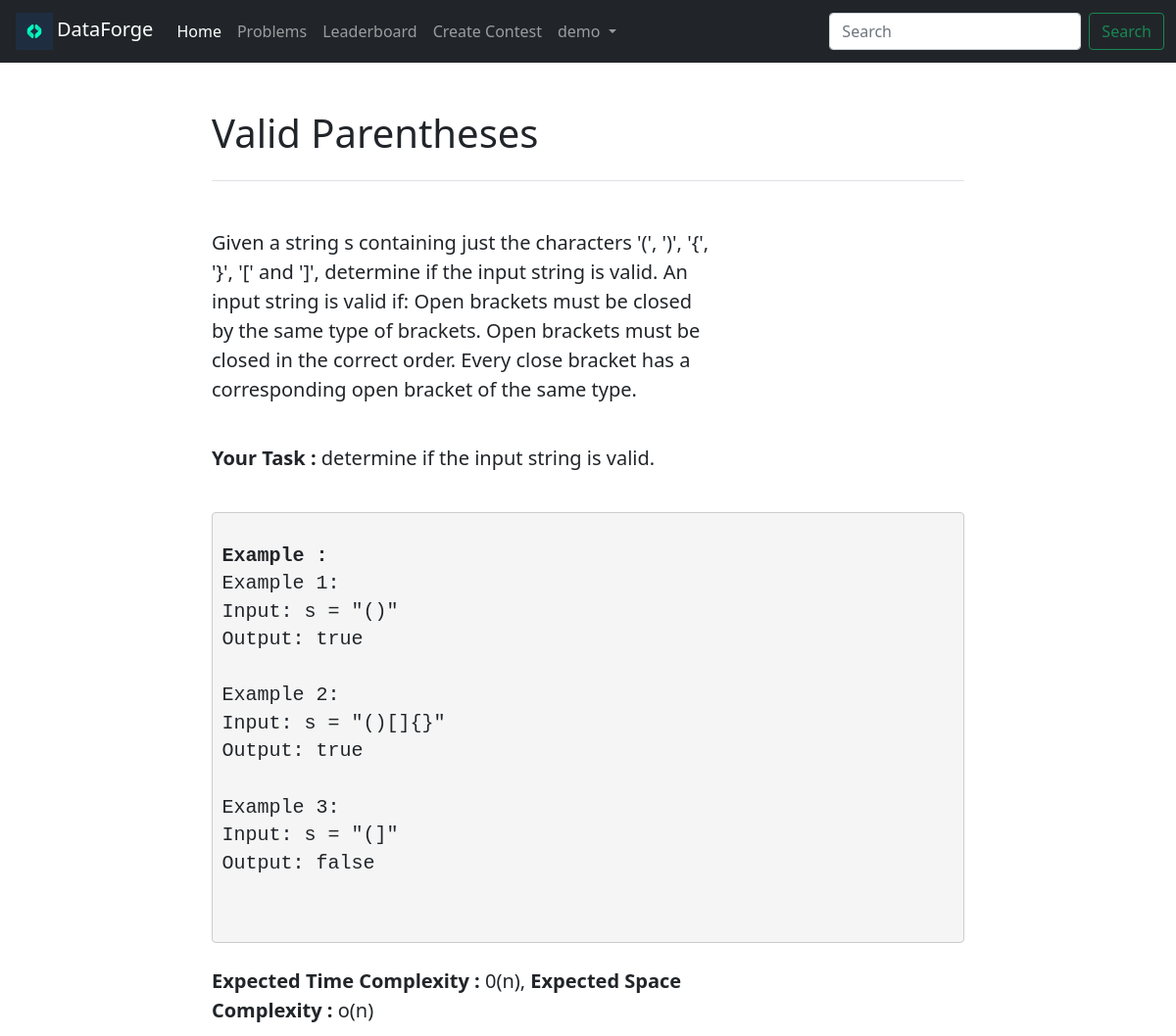
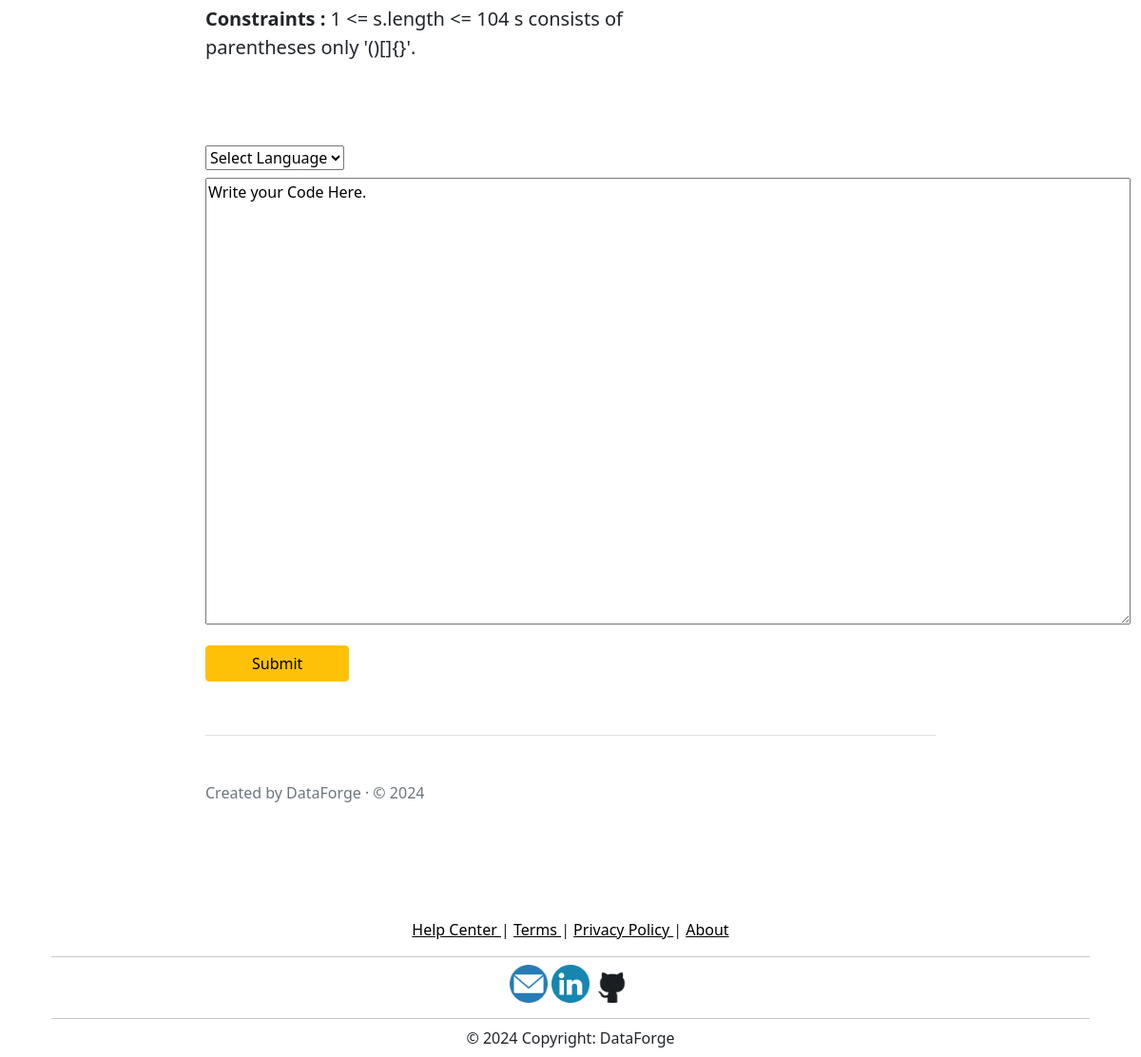
The app's page /problem_desc/demo/8 with its own data (2 pictures, top to bottom).
### Home/models.py (models this page shows, shortened)
class User(models.Model):
    username = models.CharField(primary_key=True,max_length=122)
    name = models.CharField(max_length=122)
    email = models.CharField(unique=True,max_length=122)
    password = models.CharField(max_length=32)
    problems_solved = models.IntegerField(default=0)

class Problem(models.Model):
    id = models.IntegerField(primary_key=True)
    name = models.CharField(max_length=122)
    type = models.CharField(max_length=50)
    difficuilty = models.CharField(max_length=10)
    statement = models.TextField()
    task = models.TextField(null=True)
    time_complexity = models.CharField(max_length=50,null=True)
    space_complexity = models.CharField(max_length=50,null=True)
    constraints = models.CharField(max_length=122,null=True)
    example = models.TextField(null=True)

### Home/views.py (the view)
# urls.py: path("problem_desc/<str:user_name>/<int:id>", views.problem_description, name="problem_description"),
def problem_description(request,user_name,id):
    user = User.objects.get(username=str(user_name))
    problem = Problem.objects.get(id=id)
    rank = User.objects.all().filter(problems_solved__gt=user.problems_solved).count() + 1
    return render(request,'problem_desc.html',{'user':user,'problem':problem,'rank':rank})

### templates/problem_desc.html (shortened to what this page needs)
{% extends 'base.html' %}
{% block account %}
  <li class="nav-item dropdown">
    <a class="nav-link dropdown-toggle" href="#" id="navbarDropdown" role="button" data-bs-toggle="dropdown" aria-expanded="false">
        {{ user.name }}
    </a>
  </li>
{% endblock account %}
{% block problems %}
<li class="nav-item">
  <a class="nav-link" href="/problems/{{ user.username }}">Problems</a>
</li>
{% endblock problems %}
{% block navbar %}
  <form class="d-flex" method="post" action="/problem_search/{{ user.username }}">
    <input class="form-control me-2" type="search" name="search" placeholder="Search" aria-label="Search">
    <button class="btn btn-outline-success" type="submit">Search</button>
  </form>
{% endblock navbar %}
{% block body %}
<div class="col-lg-8 mx-auto p-3 py-md-5">
    <header class="d-flex align-items-center pb-3 mb-5 border-bottom">
      <a href="/" class="d-flex align-items-center text-dark text-decoration-none">
        <span class="fs-4"><h1>{{ problem.name }}</h1></span>
      </a>
    </header>
    <main>
      <p class="fs-5 col-md-8">{{ problem.statement }}</p>
      <br>
      <p class="fs-5 col-md-8"><strong>Your Task :</strong> {{ problem.task }}</p>
      <br>
      <pre style="display:block;padding:9.5px;margin:0px;line-height: 1.42857143;word-break: break-all;word-wrap: break-word;background-color: #f5f5f5;border: 1px solid #ccc;border-radius: 4px;">
        <p class="fs-5 col-md-8"><strong>Example :</strong> <br>{{ problem.example }}</p>
      </pre>
      <br>
      <p class="fs-5 col-md-8"><strong>Expected Time Complexity :</strong> {{ problem.time_complexity }}, <strong>Expected Space Complexity :</strong> {{ problem.space_complexity }}</p>
      <p class="fs-5 col-md-8"><strong>Constraints :</strong> {{ problem.constraints }}</p>
      <br>
      <br>
      <div class="container px-0 mt-4 mb-4">
        <div class="row fs-5">
        <form method="post" action="/submit_code/{{ user.username }}/{{ problem.id }}">
          <div class="fs-6 col-md-12 col-lg-20">
            <select id="record" name="language" onchange="change_url({{problem.id}})" class="custom-select" >
                <option selected>Select Language</option>
              </select>
            <div class="form-group py-2">
               <textarea id="editor" name="textarea" style="width: 973px;height : 470px;">Write your Code Here.</textarea>
            </div>
          </div>
          <button type="submit" class="btn btn-warning my-2 px-5" >Submit</button>
        </form>
        </div>
      </div>
    </main>
    <footer class="pt-5 my-5 text-muted border-top">
      Created by DataForge &middot; &copy; 2024
    </footer>
  </div>
{% endblock body %}

### records on screen
User: name "demo"
Problem: name "Valid Parentheses", statement "Given a string s containing just the characters '(', ')', '{', '}', '[' and ']', determine if the input string is valid. An input string is valid if: Open brackets must be closed by the same type of brackets. Open brackets must be closed in the correct order. Every close bracket has a corresponding open bracket of the same type.", task "determine if the input string is valid.", example "Example 1: Input: s = \"()\" Output: true Example 2: Input: s = \"()[]{}\" Output: true Example 3: Input: s = \"(]\" Output: false", time_complexity "0(n)", space_complexity "o(n)", constraints "1 <= s.length <= 104 s consists of parentheses only '()[]{}'.", language "Select Language"
